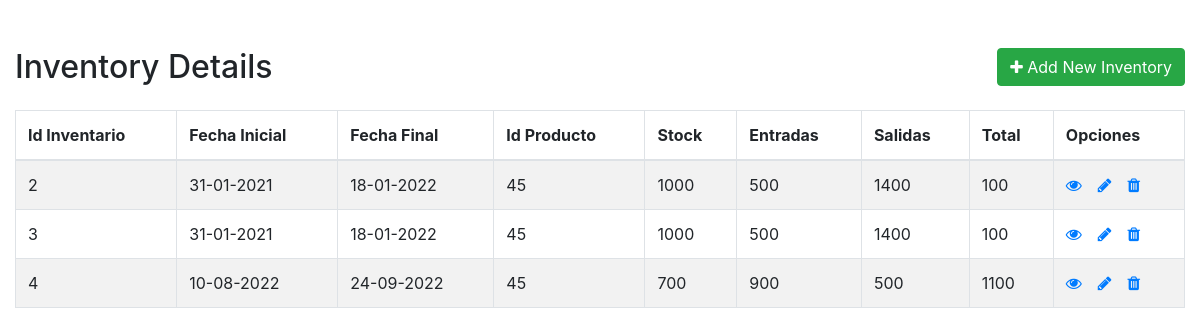
The page /inventory/inventory.php on the database its author committed.
### tables this page shows
CREATE TABLE IF NOT EXISTS `inventory` (
  `id_inventory` int(11) NOT NULL AUTO_INCREMENT,
  `date_in` date NOT NULL,
  `date_out` date NOT NULL,
  `id_product` int(11) NOT NULL,
  `stock_in` int(11) NOT NULL,
  `entries` int(11) NOT NULL,
  `outlets` int(11) NOT NULL,
  PRIMARY KEY (`id_inventory`)
);

### inventory/inventory.php (the view, shortened to what this page needs)
<!DOCTYPE html>
<html lang="en">
<head>
    <link rel="stylesheet" href="https://stackpath.bootstrapcdn.com/bootstrap/4.5.2/css/bootstrap.min.css">
    <link rel="stylesheet" href="https://maxcdn.bootstrapcdn.com/font-awesome/4.7.0/css/font-awesome.min.css">
</head>
<body>
    <div class="wrapper">
        <div class="container-fluid">
            <div class="row">
                <div class="col-md-12">
                    <div class="mt-5 mb-3 clearfix">
                        <h2 class="pull-left">Inventory Details</h2>
                        <a href="create.php" class="btn btn-success pull-right"><i class="fa fa-plus"></i> Add New Inventory</a>
                    </div>
                    <?php
                    require_once "../connection/config.php";
                    $sql = "SELECT * FROM inventory";
                    if($result = mysqli_query($link, $sql)){
                        if(mysqli_num_rows($result) > 0){
                            echo '<table class="table table-bordered table-striped">';
                                echo "<thead>";
                                    echo "<tr>";
                                        echo "<th>Id Inventario</th>";
                                        echo "<th>Fecha Inicial</th>";
                                        echo "<th>Fecha Final</th>";
                                        echo "<th>Id Producto</th>";
                                        echo "<th>Stock</th>";
                                        echo "<th>Entradas</th>";
                                        echo "<th>Salidas</th>";
                                        echo "<th>Total</th>";
                                        echo "<th>Opciones</th>";
                                    echo "</tr>";
                                echo "</thead>";
                                echo "<tbody>";
                                while($row = mysqli_fetch_array($result)){
                                    echo "<tr>";
                                        echo "<td>" . $row['id_inventory'] . "</td>";
                                        echo "<td>" . $obj_fecha = date('d-m-Y', strtotime($row['date_in'])). "</td>";
                                        echo "<td>" . $obj_fecha = date('d-m-Y', strtotime($row['date_out'])) . "</td>";
                                        echo "<td>" . $row['id_product'] . "</td>";
                                        echo "<td>" . $row['stock_in'] . "</td>";
                                        echo "<td>" . $row['entries'] . "</td>";
                                        echo "<td>" . $row['outlets'] . "</td>";
                                        echo "<td>" . ($row['stock_in'] + $row['entries']) - $row['outlets']. "</td>";
                                        echo "<td>";
                                            echo '<a href="read.php?id_inventory='. $row['id_inventory'] .'" class="mr-3" title="View Record" data-toggle="tooltip"><span class="fa fa-eye"></span></a>';
                                            echo '<a href="update.php?id='. $row['id_inventory'] .'" class="mr-3" title="Update Record" data-toggle="tooltip"><span class="fa fa-pencil"></span></a>';
                                            echo '<a href="delete.php?id_inventory='. $row['id_inventory'] .'" title="Delete Record" data-toggle="tooltip"><span class="fa fa-trash"></span></a>';
                                        echo "</td>";
                                    echo "</tr>";
                                }
                                echo "</tbody>";
                            echo "</table>";
                        } else{
                            echo '<div class="alert alert-danger"><em>No records were found.</em></div>';
                        }
                    } else{
                        echo "Oops! Something went wrong. Please try again later.";
                    }
                    ?>
                </div>
            </div>
        </div>
    </div>
</body>
</html>

### rows shown on the page
inventory: id_inventory "2", date_in "31-01-2021", date_out "18-01-2022", id_product "45", stock_in "1000", entries "500", outlets "1400", ($row['stock_in'] + $row['entries']) - $row['outlets'] "100"
inventory: id_inventory "3", date_in "31-01-2021", date_out "18-01-2022", id_product "45", stock_in "1000", entries "500", outlets "1400", ($row['stock_in'] + $row['entries']) - $row['outlets'] "100"
inventory: id_inventory "4", date_in "10-08-2022", date_out "24-09-2022", id_product "45", stock_in "700", entries "900", outlets "500", ($row['stock_in'] + $row['entries']) - $row['outlets'] "1100"
